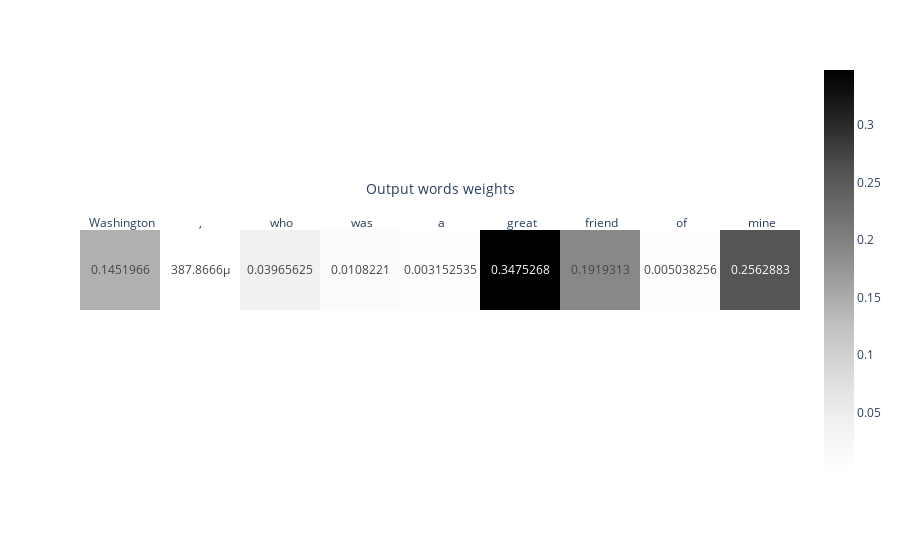

Write notebook code for a chart like this one.
### Code cell
fig = generate_heat_map_from_weights(w, sample_text, tokenizer, result)
fig.show()

### Figure 1 — Plotly figure (JSON) as saved in the notebook; plotly's stock layout.template omitted (floating-point values rounded to 4 significant figures)
{"data": [{"coloraxis": "coloraxis", "hovertemplate": "x: %{x}<br>y: %{y}<br>color: %{z}<extra></extra>", "name": "0", "texttemplate": "%{z}", "type": "heatmap", "x": [" Washington", ",", " who", " was", " a", " great", " friend", " of", " mine"], "xaxis": "x", "y": [""], "yaxis": "y", "z": [[0.1452, 0.0003879, 0.03966, 0.01082, 0.003153, 0.3475, 0.1919, 0.005038, 0.2563]]}], "layout": {"coloraxis": {"colorscale": [[0, "rgb(255,255,255)"], [0.125, "rgb(240,240,240)"], [0.25, "rgb(217,217,217)"], [0.375, "rgb(189,189,189)"], [0.5, "rgb(150,150,150)"], [0.625, "rgb(115,115,115)"], [0.75, "rgb(82,82,82)"], [0.875, "rgb(37,37,37)"], [1, "rgb(0,0,0)"]]}, "margin": {"t": 60}, "xaxis": {"anchor": "y", "constrain": "domain", "domain": [0, 1], "scaleanchor": "y", "side": "top", "title": {"text": "Output words weights"}}, "yaxis": {"anchor": "x", "autorange": "reversed", "constrain": "domain", "domain": [0, 1]}}}
